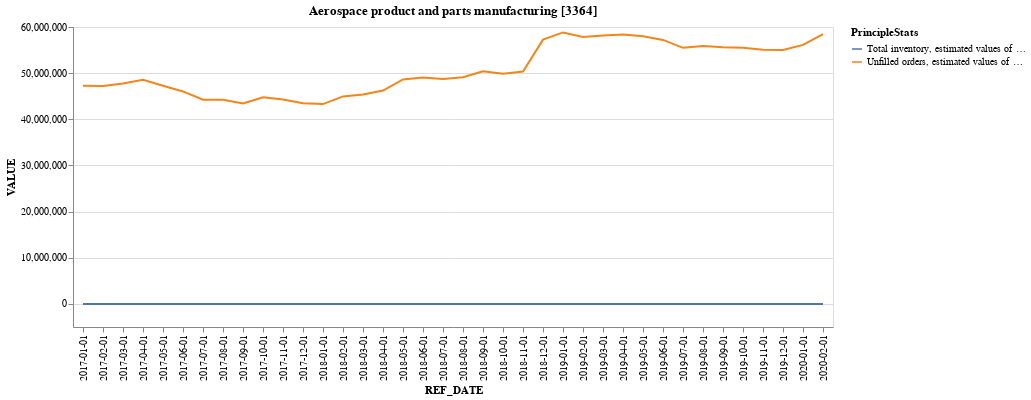
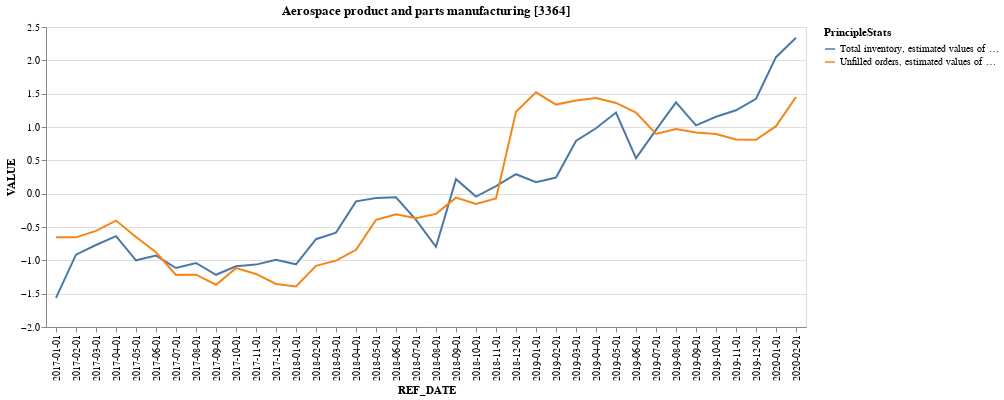
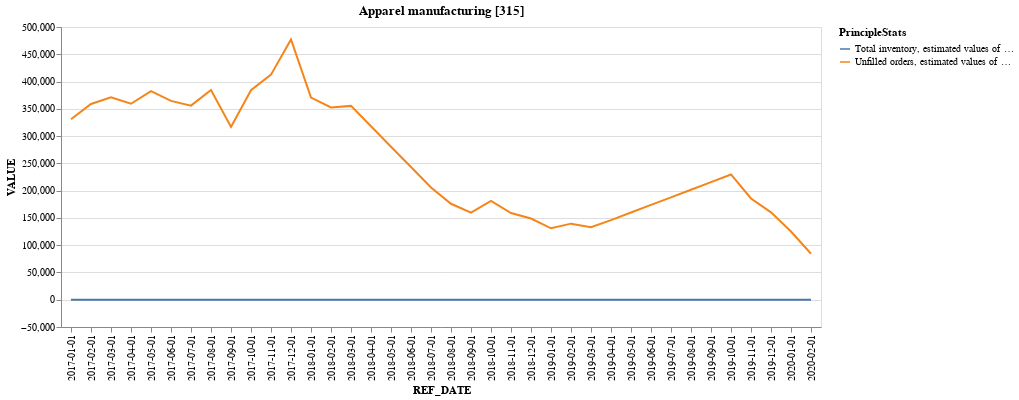
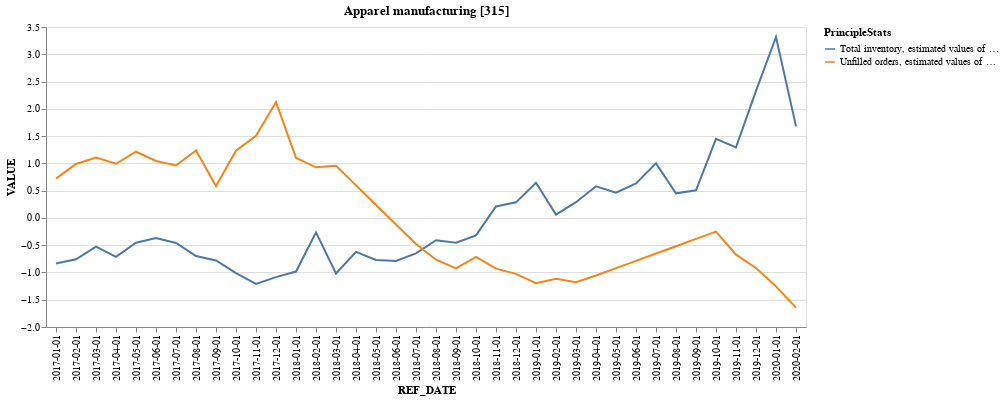

Notebook code cell kept with these figures, in order:
### Code cell
for type_good in df_sales['GoodType'].unique():
    df_good_transportation = df_sales[(df_sales['GoodType'] == type_good) & ((df_sales['PrincipleStats'] == 'Total inventory, estimated values of total inventory at end of the month') | (df_sales['PrincipleStats'] == 'Unfilled orders, estimated values of orders at end of month'))]
    for good in df_good_transportation['PrincipleStats'].unique():
        scaler = StandardScaler()
        df_good_transportation.loc[df_good_transportation['PrincipleStats'] == good, 'VALUE'] = scaler.fit_transform(df_good_transportation.loc[df_good_transportation['PrincipleStats'] == good, 'VALUE'].values.reshape(-1, 1))

        chart1 = alt.Chart(df_good_transportation).mark_line().encode(
            x='REF_DATE',
            y='VALUE',
            color = 'PrincipleStats',
            
        ).properties(title = type_good).interactive()
        display(chart1)
